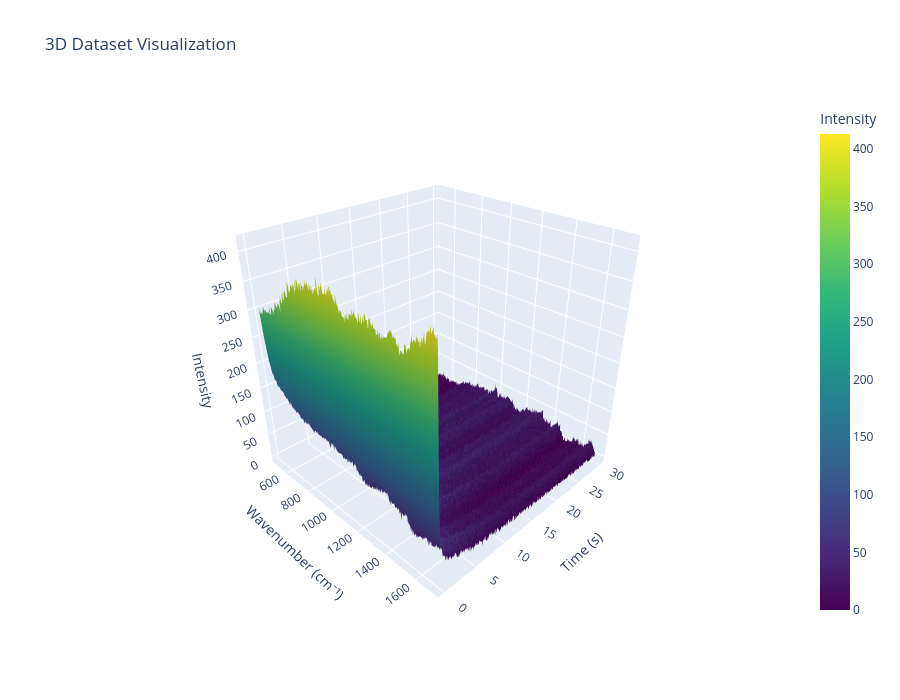

The notebook cell saved with this chart:
### Markdown cell above
### Visualise Synthetic Data

### Code cell
# Visualise Generated Data
sample = 8

plot_decomposition(synthetic_ds, sample, 3)

plot_temporal_decomposition(synthetic_ds, sample)

visualize_data_3d(
    data=synthetic_ds.sel(sample=sample).intensity_raw.values,
    time_values=synthetic_ds.bleaching_time.values,
    wavenumbers=synthetic_ds.sel(sample=1).wavenumber.values,
)

### Figure 1 — Plotly figure (JSON) as saved in the notebook; plotly's stock layout.template omitted (floating-point values rounded to 4 significant figures; data arrays with more than 128 entries replaced by an {"elided": "..."} marker saying what was removed)
{"data": [{"colorbar": {"title": {"text": "Intensity"}, "x": 1.02}, "colorscale": [[0, "#440154"], [0.1111, "#482878"], [0.2222, "#3e4989"], [0.3333, "#31688e"], [0.4444, "#26828e"], [0.5556, "#1f9e89"], [0.6667, "#35b779"], [0.7778, "#6ece58"], [0.8889, "#b5de2b"], [1, "#fde725"]], "type": "surface", "x": {"elided": "315 float values"}, "y": {"elided": "301 float values"}, "z": {"elided": "301x315 float values"}}], "layout": {"height": 700, "scene": {"camera": {"eye": {"x": 1.5, "y": -1.5, "z": 1.2}}, "xaxis": {"title": {"text": "Wavenumber (cm⁻¹)"}}, "yaxis": {"title": {"text": "Time (s)"}}, "zaxis": {"title": {"text": "Intensity"}}}, "title": {"text": "3D Dataset Visualization"}, "width": 900}}
